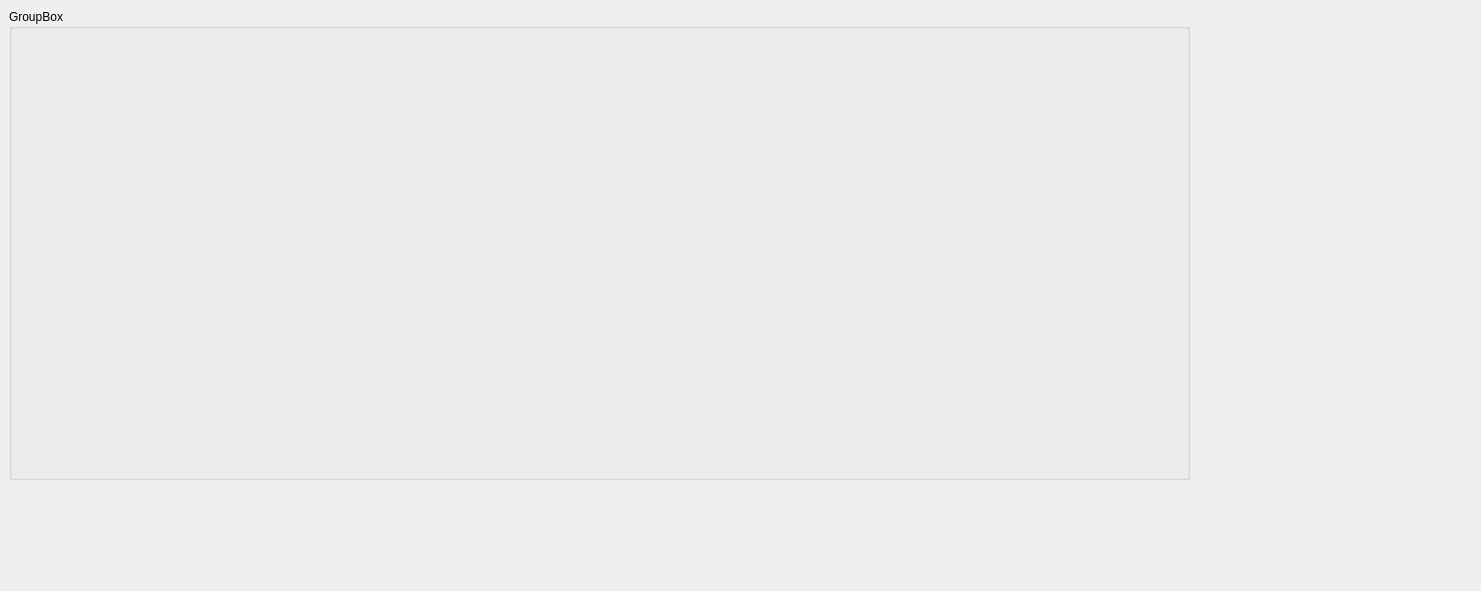
   <widget class="QWidget" name="toolBoxPage2">
    <property name="geometry">
     <rect>
      <x>0</x>
      <y>0</y>
      <width>1481</width>
      <height>591</height>
     </rect>
    </property>
    <attribute name="label">
     <string/>
    </attribute>
    <widget class="QWidget" name="widget_3" native="true">
     <property name="geometry">
      <rect>
       <x>220</x>
       <y>110</y>
       <width>1431</width>
       <height>841</height>
      </rect>
     </property>
     <property name="styleSheet">
      <string notr="true">border-color: rgb(255, 255, 255);</string>
     </property>
     <widget class="QLabel" name="label_87">
      <property name="geometry">
       <rect>
        <x>1180</x>
        <y>30</y>
        <width>31</width>
        <height>21</height>
       </rect>
      </property>
      <property name="text">
       <string/>
      </property>
      <property name="pixmap">
       <pixmap>../../../../power-off.png</pixmap>
      </property>
      <property name="scaledContents">
       <bool>true</bool>
      </property>
     </widget>
     <widget class="QLabel" name="label_91">
      <property name="geometry">
       <rect>
        <x>610</x>
        <y>170</y>
        <width>20</width>
        <height>20</height>
       </rect>
      </property>
      <property name="text">
       <string/>
      </property>
      <property name="pixmap">
       <pixmap>../../../../magnifier.png</pixmap>
      </property>
      <property name="scaledContents">
       <bool>true</bool>
      </property>
     </widget>
     <widget class="QLabel" name="label_92">
      <property name="geometry">
       <rect>
        <x>440</x>
        <y>20</y>
        <width>71</width>
        <height>16</height>
       </rect>
      </property>
      <property name="text">
       <string/>
      </property>
      <property name="pixmap">
       <pixmap>../../../../461537616_2828568600639017_3927034258301617377_n.png</pixmap>
      </property>
      <property name="scaledContents">
       <bool>true</bool>
      </property>
     </widget>
     <widget class="QLabel" name="label_93">
      <property name="geometry">
       <rect>
        <x>1050</x>
        <y>30</y>
        <width>21</width>
        <height>21</height>
       </rect>
      </property>
      <property name="text">
       <string/>
      </property>
      <property name="pixmap">
       <pixmap>../../../../notification.png</pixmap>
      </property>
      <property name="scaledContents">
       <bool>true</bool>
      </property>
     </widget>
     <widget class="QLabel" name="label_105">
      <property name="geometry">
       <rect>
        <x>1240</x>
        <y>30</y>
        <width>31</width>
        <height>31</height>
       </rect>
      </property>
      <property name="text">
       <string/>
      </property>
      <property name="pixmap">
       <pixmap>../../../../Downloads/images/logout.png</pixmap>
      </property>
      <property name="scaledContents">
       <bool>true</bool>
      </property>
     </widget>
     <widget class="QLabel" name="label_106">
      <property name="geometry">
       <rect>
        <x>1190</x>
        <y>30</y>
        <width>41</width>
        <height>31</height>
       </rect>
      </property>
      <property name="text">
       <string/>
      </property>
      <property name="pixmap">
       <pixmap>../../../../Downloads/images/notification.png</pixmap>
      </property>
      <property name="scaledContents">
       <bool>true</bool>
      </property>
     </widget>
     <widget class="QLabel" name="label_107">
      <property name="geometry">
       <rect>
        <x>1140</x>
        <y>30</y>
        <width>41</width>
        <height>31</height>
       </rect>
      </property>
      <property name="text">
       <string/>
      </property>
      <property name="pixmap">
       <pixmap>../../../../Downloads/images/power-off.png</pixmap>
      </property>
      <property name="scaledContents">
       <bool>true</bool>
      </property>
     </widget>
    </widget>
    <widget class="QGroupBox" name="groupBox_6">
     <property name="geometry">
      <rect>
       <x>9</x>
       <y>9</y>
       <width>1181</width>
       <height>471</height>
      </rect>
     </property>
     <property name="title">
      <string>GroupBox</string>
     </property>
    </widget>
   </widget>
